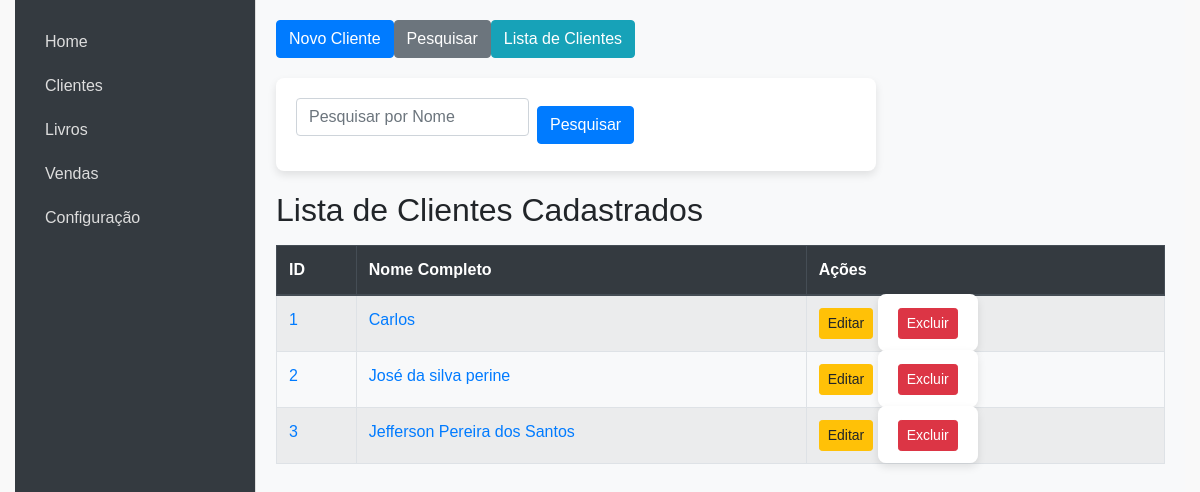
Screenshot of /clientes with the database file from the repository.
### models.py (models this page shows)
class Cliente(db.Model):
    id = db.Column(db.Integer, primary_key=True)
    nome_completo = db.Column(db.String(100), nullable=False)
    data_nascimento = db.Column(db.String(10), nullable=False)
    identidade = db.Column(db.String(50), nullable=False)
    telefone = db.Column(db.String(20), nullable=False)  # Coluna telefone
    email = db.Column(db.String(100), nullable=False)
    rua = db.Column(db.String(100), nullable=False)  # Coluna rua
    cep = db.Column(db.String(9), nullable=False)
    bairro = db.Column(db.String(100), nullable=False)  # Coluna bairro
    cidade = db.Column(db.String(50), nullable=False)
    profissao = db.Column(db.String(50), nullable=False)
    escolaridade = db.Column(db.String(50), nullable=False)
    data_cadastro = db.Column(db.DateTime, default=datetime.utcnow)

### app.py (the view)
@app.route('/clientes', methods=['GET', 'POST'])
def clientes():
    if request.method == 'POST':
        nome_completo = request.form['nome_completo']
        data_nascimento = request.form['data_nascimento']
        identidade = request.form['identidade']
        telefone = request.form['telefone']
        email = request.form['email']
        rua = request.form['rua']
        cep = request.form['cep']  # Adicionando o campo 'cep'
        bairro = request.form['bairro']
        cidade = request.form['cidade']
        profissao = request.form['profissao']
        escolaridade = request.form['escolaridade']
        novo_cliente = Cliente(
            nome_completo=nome_completo,
            data_nascimento=data_nascimento,
            identidade=identidade,
            telefone=telefone,
            email=email,
            rua=rua,
            cep=cep,  # Salvando o 'cep' no banco de dados
            bairro=bairro,
            cidade=cidade,
            profissao=profissao,
            escolaridade=escolaridade
        )
        try:
            db.session.add(novo_cliente)
            db.session.commit()
            flash('Cliente cadastrado com sucesso!')
            return redirect(url_for('clientes'))
        except Exception as e:
            db.session.rollback()
            flash(f'Erro ao cadastrar cliente: {str(e)}')
            return redirect(url_for('clientes'))
    else:
        nome = request.args.get('nome', '')
        if nome:
            clientes = Cliente.query.filter(Cliente.nome_completo.ilike(f'%{nome}%')).all()
        else:
            clientes = Cliente.query.all()
    return render_template('clientes.html', clientes=clientes, filter_name=nome)

### templates/clientes.html (shortened to what this page needs)
{% extends "index.html" %}
{% block content %}
    <div class="top-menu mb-3 d-flex gap-2">
        <button class="btn btn-primary" onclick="window.location.href='{{ url_for('novo_cliente') }}'">Novo Cliente</button>
        <button id="showPesquisarButton" class="btn btn-secondary" onclick="togglePesquisar()">Pesquisar</button>
        <button class="btn btn-info" onclick="window.location.href='{{ url_for('clientes') }}'">Lista de Clientes</button>
    </div>
    <div id="pesquisarForm" class="hidden mb-3">
        <form action="{{ url_for('clientes') }}" method="GET" class="form-inline">
            <input type="text" class="form-control mr-2" name="nome" placeholder="Pesquisar por Nome" value="{{ request.args.get('nome', '') }}">
            <button type="submit" class="btn btn-primary">Pesquisar</button>
        </form>
    </div>
    <h2>Lista de Clientes Cadastrados</h2>
    <table class="table table-striped table-bordered mt-3">
        <thead class="thead-dark">
            <tr>
                <th>ID</th>
                <th>Nome Completo</th>
                <th>Ações</th>
            </tr>
        </thead>
        <tbody>
            {% for cliente in clientes %}
            <tr>
                <td><a href="{{ url_for('visualizar_cliente', id=cliente.id) }}" target="_blank">{{ cliente.id }}</a></td>
                <td><a href="{{ url_for('visualizar_cliente', id=cliente.id) }}" target="_blank">{{ cliente.nome_completo }}</a></td>
                <td>
                    <a href="{{ url_for('editar_cliente', id=cliente.id) }}" class="btn btn-sm btn-warning">Editar</a>
                    <form action="{{ url_for('deletar_cliente', id=cliente.id) }}" method="POST" style="display:inline;">
                        <button type="submit" class="btn btn-sm btn-danger" onclick="return confirmarExclusao()">Excluir</button>
                    </form>
                </td>
            </tr>
            {% endfor %}
        </tbody>
    </table>
{% endblock %}

### static/style.css (style rules this page uses)
* { margin: 0; padding: 0; box-sizing: border-box; }
body { font-family: Arial, sans-serif; background-color: #f9f9f9; height: 100vh; display: flex; }
form { margin: 20px 0; display: flex; flex-direction: column; width: 100%; max-width: 600px; background-color: #fff; padding: 20px; border-radius: 8px; box-shadow: 0 4px 8px rgba(0, 0, 0, 0.1); }
form input, form select { margin-bottom: 15px; padding: 10px; font-size: 14px; border: 1px solid #ddd; border-radius: 4px; width: 100%; }
form button { padding: 10px; background-color: #333; color: #fff; border: none; border-radius: 4px; font-size: 16px; cursor: pointer; }
table { width: 100%; border-collapse: collapse; margin-top: 20px; }
table th, table td { border: 1px solid #ddd; padding: 10px; text-align: left; }
table th { background-color: #f4f4f4; color: #333; }

### rows the page displays
Cliente: id "1", nome_completo "Carlos"
Cliente: id "2", nome_completo "José da silva perine"
Cliente: id "3", nome_completo "Jefferson Pereira dos Santos"
